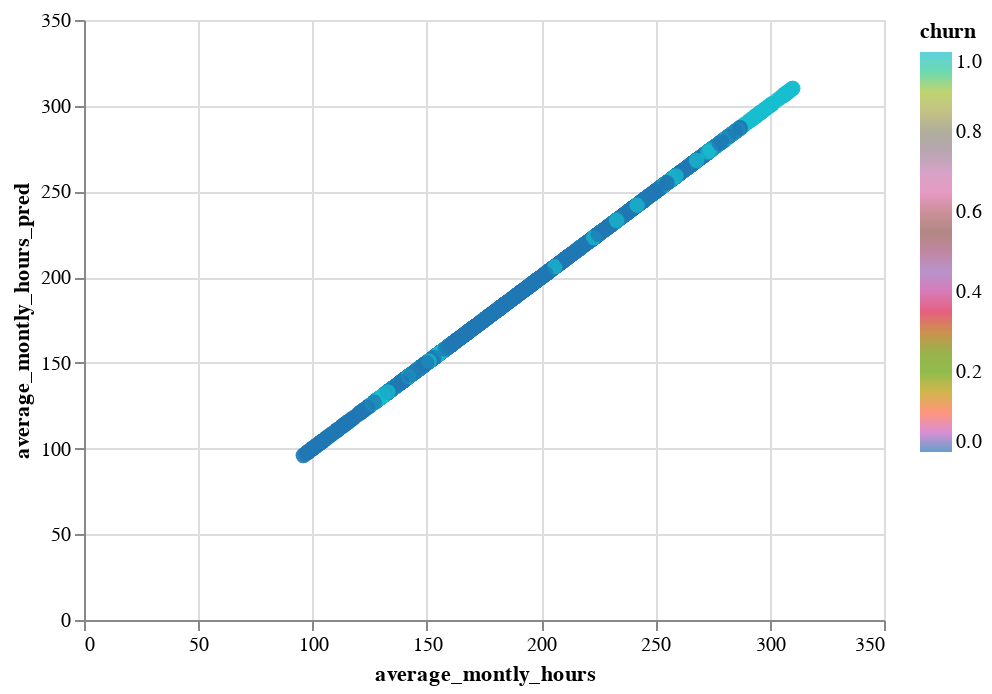

The notebook cell this image was saved under:
### Code cell
data_test['average_montly_hours_pred'] = y_pred

alt.Chart(data_test).mark_circle(size=60).encode(
    x='average_montly_hours',
    y='average_montly_hours_pred',
    color=alt.Color('churn', scale=alt.Scale(scheme='category10')),
    tooltip=['time_spend_company','evaluation','number_of_projects','satisfaction']
).interactive()

### Figure 1 — Vega-Lite specification as saved in the notebook (floating-point values rounded to 4 significant figures; data arrays with more than 128 entries replaced by an {"elided": "..."} marker saying what was removed)
{"config": {"view": {"continuousWidth": 400, "continuousHeight": 300}}, "data": {"name": "data-1bf54bfac700f446f54a77104a5bfb18"}, "mark": {"type": "circle", "size": 60}, "encoding": {"color": {"type": "quantitative", "field": "churn", "scale": {"scheme": "category10"}}, "tooltip": [{"type": "quantitative", "field": "time_spend_company"}, {"type": "quantitative", "field": "evaluation"}, {"type": "quantitative", "field": "number_of_projects"}, {"type": "quantitative", "field": "satisfaction"}], "x": {"type": "quantitative", "field": "average_montly_hours"}, "y": {"type": "quantitative", "field": "average_montly_hours_pred"}}, "selection": {"selector001": {"type": "interval", "bind": "scales", "encodings": ["x", "y"]}}, "$schema": "https://vega.github.io/schema/vega-lite/v4.8.1.json", "datasets": {"data-1bf54bfac700f446f54a77104a5bfb18": {"elided": "3000 records"}}}
